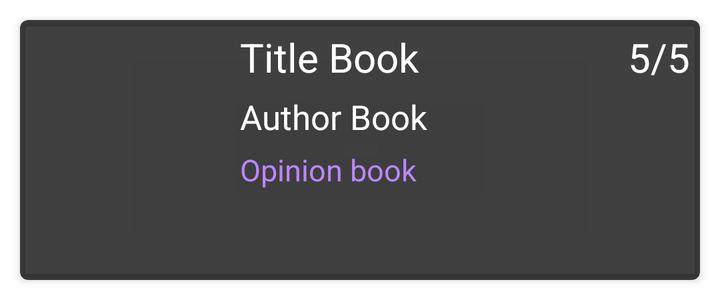
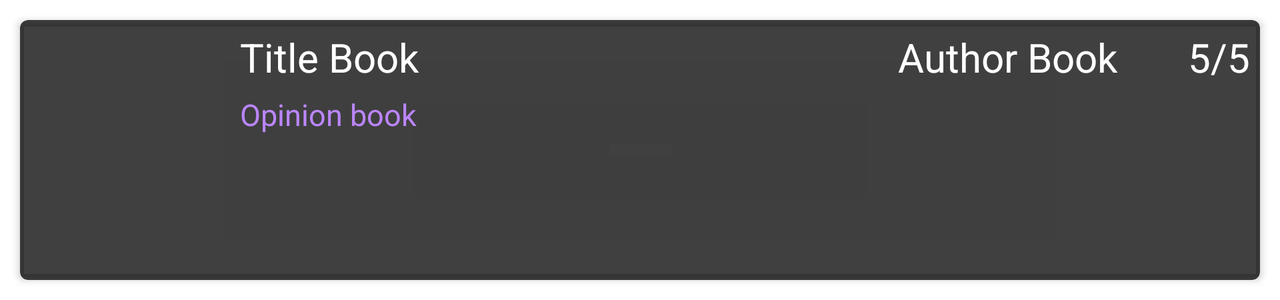

First picture: res/layout/ on a phone held upright. Second picture: the repository's own variant of that layout, on a device whose configuration matches the variant's folder. Source for both follows.
<!-- AndroidManifest.xml: application theme Theme.Booksbook -->
<!-- res/layout/card_item.xml -->
<?xml version="1.0" encoding="utf-8"?>
    <androidx.cardview.widget.CardView
    xmlns:android="http://schemas.android.com/apk/res/android"
    xmlns:card_view="http://schemas.android.com/apk/res-auto"
        android:id="@+id/card_view"
        android:layout_width="match_parent"
        android:layout_height="wrap_content"
        android:layout_margin="10dp"
        card_view:cardBackgroundColor="@color/transparent"
        card_view:cardCornerRadius="4dp">


    <androidx.constraintlayout.widget.ConstraintLayout
        android:layout_width="match_parent"
        android:layout_height="130dp">

        <ImageView
            android:id="@+id/bookCover"
            android:layout_width="100dp"
            android:layout_height="match_parent"
            android:contentDescription="@string/book_pic"
            android:layout_margin="5dp"
            android:src="@drawable/ic_book"
            card_view:layout_constraintBottom_toBottomOf="parent"
            card_view:layout_constraintStart_toStartOf="parent"
            card_view:layout_constraintTop_toTopOf="parent" />

        <TextView
            android:id="@+id/bookTitle"
            android:singleLine="true"
            android:layout_width="0dp"
            android:layout_height="wrap_content"
            android:layout_margin="5dp"
            android:text="@string/title_book"
            android:textColor="@color/white"
            android:textSize="20sp"
            card_view:layout_constraintEnd_toStartOf="@+id/bookScore"
            card_view:layout_constraintStart_toEndOf="@+id/bookCover"
            card_view:layout_constraintTop_toTopOf="parent" />

        <TextView
            android:id="@+id/bookAuthor"
            android:singleLine="true"
            android:layout_width="0dp"
            android:layout_height="wrap_content"
            android:layout_margin="5dp"
            android:text="@string/book_author"
            android:maxLines="1"
            android:textColor="@color/white"
            android:textSize="17sp"
            card_view:layout_constraintEnd_toEndOf="parent"
            card_view:layout_constraintStart_toEndOf="@+id/bookCover"
            card_view:layout_constraintTop_toBottomOf="@+id/bookTitle" />

        <TextView
            android:id="@+id/bookOpinion"
            android:layout_width="0dp"
            android:layout_height="0dp"
            android:layout_margin="5dp"
            android:text="@string/opinion"
            android:textColor="@color/purple_200"
            android:textSize="15sp"
            card_view:layout_constraintBottom_toBottomOf="parent"
            card_view:layout_constraintEnd_toEndOf="parent"
            card_view:layout_constraintHorizontal_bias="0.0"
            card_view:layout_constraintStart_toEndOf="@+id/bookCover"
            card_view:layout_constraintTop_toBottomOf="@+id/bookAuthor"
            card_view:layout_constraintVertical_bias="1.0" />

        <TextView
            android:id="@+id/bookScore"
            android:layout_width="wrap_content"
            android:layout_height="wrap_content"
            android:layout_margin="5dp"
            android:text="@string/maxScore"
            android:textColor="@color/white"
            android:textSize="20sp"
            card_view:layout_constraintEnd_toEndOf="parent"
            card_view:layout_constraintTop_toTopOf="parent" />

    </androidx.constraintlayout.widget.ConstraintLayout>

    </androidx.cardview.widget.CardView>
<!-- resources referenced by this layout -->
<resources>
  <color name="purple_200">#FFBB86FC</color>
  <color name="transparent">#BF000000</color>
  <color name="white">#FFFFFFFF</color>
  <string name="book_author">Author Book</string>
  <string name="book_pic">book pic</string>
  <string name="maxScore" translatable="false">5/5</string>
  <string name="opinion">Opinion book</string>
  <string name="title_book">Title Book</string>
  <style name="Theme.Booksbook" parent="Theme.MaterialComponents.DayNight.DarkActionBar">
          
          <item name="colorPrimary">@color/purple_500</item>
          <item name="colorPrimaryVariant">@color/purple_700</item>
          <item name="colorOnPrimary">@color/white</item>
          
          <item name="colorSecondary">@color/teal_200</item>
          <item name="colorSecondaryVariant">@color/teal_700</item>
          <item name="colorOnSecondary">@color/black</item>
          
          <item name="android:statusBarColor" tools:targetApi="l">?attr/colorPrimaryVariant</item>
          
      </style>
  <color name="purple_500">#FF6200EE</color>
  <color name="purple_700">#FF3700B3</color>
  <color name="teal_200">#FF03DAC5</color>
  <color name="teal_700">#FF018786</color>
  <color name="black">#FF000000</color>
</resources>
<!-- res/layout-land/card_item.xml (the repository's variant of the layout above) -->
<!-- drawn on the phone turned sideways -->
<?xml version="1.0" encoding="utf-8"?>
    <androidx.cardview.widget.CardView
    xmlns:android="http://schemas.android.com/apk/res/android"
    xmlns:card_view="http://schemas.android.com/apk/res-auto"
        android:id="@+id/card_view"
        android:layout_width="match_parent"
        android:layout_height="wrap_content"
        android:layout_margin="10dp"
        card_view:cardBackgroundColor="@color/transparent"
        card_view:cardCornerRadius="4dp">


    <androidx.constraintlayout.widget.ConstraintLayout
        android:layout_width="match_parent"
        android:layout_height="130dp">

        <ImageView
            android:id="@+id/bookCover"
            android:layout_width="100dp"
            android:layout_height="match_parent"
            android:layout_margin="5dp"
            android:contentDescription="@string/book_pic"
            android:src="@drawable/ic_book"
            card_view:layout_constraintBottom_toBottomOf="parent"
            card_view:layout_constraintStart_toStartOf="parent"
            card_view:layout_constraintTop_toTopOf="parent" />

        <TextView
            android:id="@+id/bookTitle"
            android:layout_width="0dp"
            android:layout_height="wrap_content"
            android:layout_margin="5dp"
            android:singleLine="true"
            android:text="@string/title_book"
            android:textColor="@color/white"
            android:textSize="20sp"
            card_view:layout_constraintEnd_toStartOf="@+id/guideline5"
            card_view:layout_constraintStart_toEndOf="@+id/bookCover"
            card_view:layout_constraintTop_toTopOf="parent" />

        <TextView
            android:id="@+id/bookAuthor"
            android:layout_width="0dp"
            android:layout_height="wrap_content"
            android:layout_margin="5dp"
            android:maxLines="1"
            android:singleLine="true"
            android:text="@string/book_author"
            android:textColor="@color/white"
            android:textSize="20sp"
            card_view:layout_constraintEnd_toStartOf="@+id/bookScore"
            card_view:layout_constraintStart_toStartOf="@+id/guideline5"
            card_view:layout_constraintTop_toTopOf="parent" />

        <TextView
            android:id="@+id/bookOpinion"
            android:layout_width="0dp"
            android:layout_height="0dp"
            android:layout_margin="5dp"
            android:text="@string/opinion"
            android:textColor="@color/purple_200"
            android:textSize="15sp"
            card_view:layout_constraintBottom_toBottomOf="parent"
            card_view:layout_constraintEnd_toEndOf="parent"
            card_view:layout_constraintHorizontal_bias="0.0"
            card_view:layout_constraintStart_toEndOf="@+id/bookCover"
            card_view:layout_constraintTop_toBottomOf="@+id/bookAuthor"
            card_view:layout_constraintVertical_bias="1.0" />

        <TextView
            android:id="@+id/bookScore"
            android:layout_width="wrap_content"
            android:layout_height="wrap_content"
            android:layout_margin="5dp"
            android:text="@string/maxScore"
            android:textColor="@color/white"
            android:textSize="20sp"
            card_view:layout_constraintEnd_toEndOf="parent"
            card_view:layout_constraintTop_toTopOf="parent" />

        <androidx.constraintlayout.widget.Guideline
            android:id="@+id/guideline5"
            android:layout_width="wrap_content"
            android:layout_height="wrap_content"
            android:orientation="vertical"
            card_view:layout_constraintGuide_percent="0.7" />

    </androidx.constraintlayout.widget.ConstraintLayout>

    </androidx.cardview.widget.CardView>
